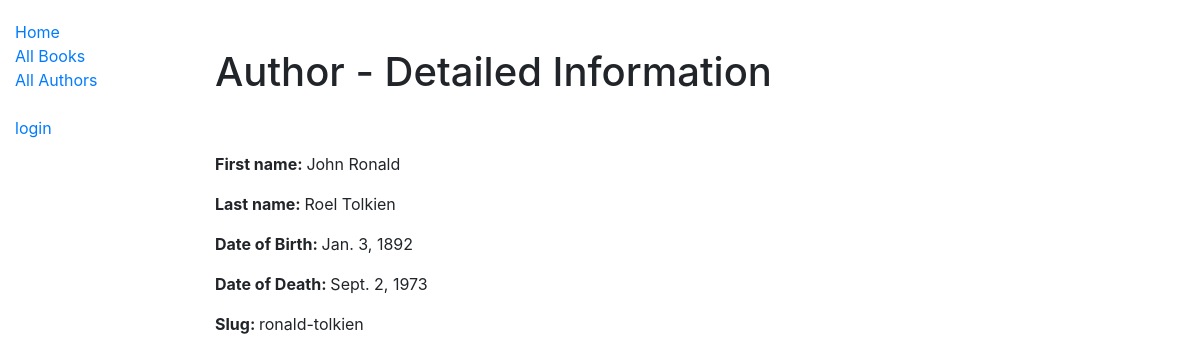
/catalog/author/ronald-tolkien, run on the app's committed database.
### catalog/models.py (models this page shows, shortened)
class Author(models.Model):
    slug = models.SlugField(max_length=150, unique=True)
    first_name = models.CharField(max_length=100)
    last_name = models.CharField(max_length=100)
    date_of_birth = models.DateField(null=True, blank=True)
    date_of_death = models.DateField('Died', null=True, blank=True)

### catalog/views.py (the view)
# urls.py: path('author/<str:slug>', views.AuthorDetailView.as_view(), name='author-detail'),
class AuthorDetailView(generic.DetailView):
    model = Author

### catalog/templates/catalog/author_detail.html
{% extends 'base_generic.html' %}
{% block content %}
     <br>
     <br>
     <h1>Author - Detailed Information</h1>
     <br>
     <br>
     <p><strong>First name: </strong>{{ author.first_name }}</a></p>
     <p><strong>Last name: </strong>{{ author.last_name }}</a></p>
     <p><strong>Date of Birth: </strong>{{ author.date_of_birth }}</a></p>
     <p><strong>Date of Death: </strong>{{ author.date_of_death }}</a></p>
     <p><strong>Slug: </strong>{{ author.slug }}</a></p>
{% endblock %}

### data on the page
Author: first_name "John Ronald", last_name "Roel Tolkien", date_of_birth "Jan. 3, 1892", date_of_death "Sept. 2, 1973", slug "ronald-tolkien"
